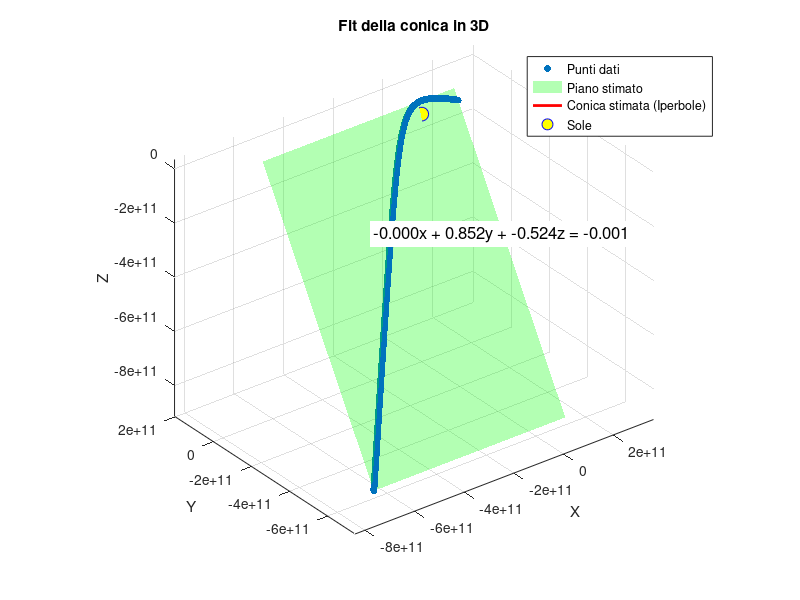
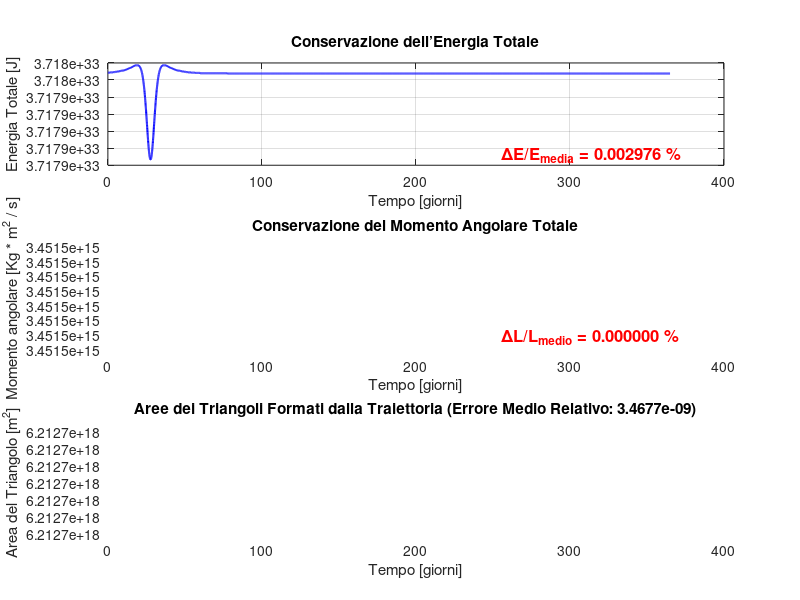
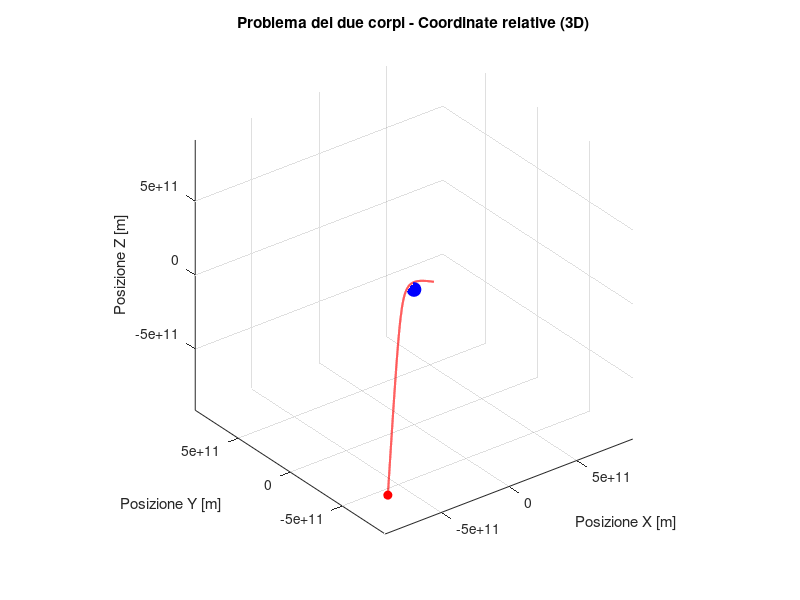

The MATLAB script that drew these images, in order:
clear; clc; close all;
format short e

%% ====Condizioni Iniziali====

% Sistema Sole - Terra
%m1 = 1.989e30;          % Massa del Sole [kg]
%m2 = 5.972e24;          % Massa della Terra [kg]
%r = [1.47e11; 0; 0];    % Posizione iniziale in 3D [m]
%v = [0; 30.29e3; 0];    % Velocità iniziale in 3D [m/s]

%m1 = 1.989e30;          % Massa del Sole [kg]
%m2 = 5.972e24;
%r = [1.47e11; 0; 0];    % Posizione iniziale in 3D [m]
%v = [-5e3; 12.3e3; 2e3];    % Velocità iniziale in 3D [m/s]

m1 = 1.989e30;          % Massa del Sole [kg]
m2 = 5.972e24;
r = [1.47e11; 0; 0];    % Posizione iniziale in 3D [m]
v = [-5e4; 12.3e3; 2e4];    % Velocità iniziale in 3D [m/s]

%% ====Costanti fisiche e parametri globali====
G = 6.67430e-11;    % Costante gravitazionale [m^3 kg^-1 s^-2]
M = m1 + m2;        % Massa totale
mu = (m1 * m2) / M; % Massa ridotta



% Parametri di simulazione
t_max = 365 * 24 * 3600;        % Tempo totale [s] (Ad esempio qui un anno terrestre) 
dt = 3600;                       % Passo temporale [s]
N = floor(t_max / dt);          % Numero di passi

% Inizializzazione delle variabili
r_traj = zeros(3, N);
E_tot = zeros(1, N);
L_tot = zeros(1, N);
a = -G * M * r / norm(r)^3;     % Computa l'accelerazione iniziale

%% ======= SIMULAZIONE =========
disp('Inizio della simulazione...');
tic;

for i = 1:N
    r_traj(:, i) = r;                   % Salva la posizione attuale
    r = r + v * dt + 0.5 * a * dt^2;    % Aggiorna posizione
    a_new = -G * M * r / norm(r)^3;     % Calcola accelerazione nel nuovo punto    
    v = v + 0.5 * (a + a_new) * dt;     % Aggiorna velocità con la nuova accelerazione    
    a = a_new;                          % Aggiorna il vettore accelerazione

    T = 0.5 * mu * norm(v)^2;           % Calcola energia totale
    U = -G * M * mu / norm(r);
    E_tot(i) = T + U;
    L_tot(i) = norm(cross(r,v));
end

sim_time = toc;
disp(['Simulazione completata in ', num2str(sim_time), ' secondi.']);

% Inizializzazione array per le aree dei triangoli
area_triangoli = zeros(1, N-1); % Un triangolo per ogni coppia di punti consecutivi

% Calcolo delle aree dei triangoli
for i = 1:N-1
    % Due punti consecutivi della traiettoria
    r1 = r_traj(:, i);
    r2 = r_traj(:, i+1);

    % Calcolo del prodotto vettoriale
    cross_prod = cross(r1, r2);

    % Calcolo dell'area del triangolo
    area_triangoli(i) = 0.5 * norm(cross_prod);
end
var_relativa_area = 100 * (max(area_triangoli) - min(area_triangoli)) / mean(area_triangoli);

%% ======= Calcolo della conica con il miglior fit =======
disp('Calcolo della conica con il miglior fit');
tic;

% Caricamento delle posizioni della traiettoria simulata
x = r_traj(1, :);
y = r_traj(2, :);
z = r_traj(3, :);

%PCA per trovare il piano
xyz = [x; y; z]';               % Matrice delle posizioni
xyz_mean = mean(xyz, 1);        % Centro della traiettoria
xyz_centered = xyz - xyz_mean;  % Centra i dati

plane_vectors = pca(xyz_centered);      

% Base ortonormale del piano
plane_x = plane_vectors(:,1);  % Primo autovettore (direzione principale)
plane_y = plane_vectors(:,2);  % Secondo autovettore
plane_normal = plane_vectors(:,3);  % Normale al piano

% Proiezione dei punti sul piano
proj_x = xyz_centered * plane_x;
proj_y = xyz_centered * plane_y; 

% Fit della conica in 2D
M = [proj_x.^2, proj_x .* proj_y, proj_y.^2, proj_x, proj_y, ones(size(proj_x))];   % Matrice con termini quadratici, lineari e costanti presi a partire dalle coordinate nel piano
[~, ~, V] = svd(M, 0);                                                              % Decomposizione ai valori singolari
params = V(:, end);                                                                 % L'ultima colonna di V è la soluzione ottimale

A = params(1);  %Parametri della conica A*x'^2 + B*x'*y' + C*y'^2 +  D*x' + E*y' + F
B = params(2);
C = params(3);
D = params(4);
E = params(5);
F = params(6);

% Calcolo una serie di punti della conica in coordinate 2D
theta = linspace(0, 2*pi, 200); % Angoli per la parametrizzazione
cos_t = cos(theta);
sin_t = sin(theta);

% Creiamo una griglia di punti per il plot della conica
[X_plot, Y_plot] = meshgrid(linspace(min(proj_x), max(proj_x), 100), linspace(min(proj_y), max(proj_y), 100));

% Equazione della conica
Z_plot = A * X_plot.^2 + B * X_plot .* Y_plot + C * Y_plot.^2 + D * X_plot + E * Y_plot + F;

% Troviamo i punti (x', y') che soddisfano la conica (livello Z = 0)
contour_pts = contourc(X_plot(1,:), Y_plot(:,1), Z_plot, [0 0]);
contour_pts = contour_pts(:, 2:end); % Rimuoviamo il primo valore (header di contourc)
proj_x_conic = contour_pts(1, :);
proj_y_conic = contour_pts(2, :);

% Riporta i punti nel sistema di riferimento originale
conic_3D = xyz_mean' + plane_x * proj_x_conic + plane_y * proj_y_conic;

%Determino il tipo di conica
discriminante = B^2 - 4 * A * C;
if discriminante < 0
    conic_type = 'Ellisse';
elseif discriminante == 0
    conic_type = 'Parabola';
else
    conic_type = 'Iperbole';
end

% Calcolo dell'eccentricità
if discriminante < 0
    % Per un'ellisse, i semi-assi a e b sono legati ai coefficienti A, B, C.
    M_conica = [A B/2; B/2 C];
    eig_values = eig(M_conica);
    
    % I semi-assi sono le radici degli autovalori
    a = sqrt(1 / max(eig_values));  % Semi-asse minore
    b = sqrt(1 / min(eig_values));  % Semi-asse maggiore
    
    % Calcoliamo la distanza dei fuochi dal centro
    c = sqrt(b^2 - a^2);
    
    % Calcoliamo l'eccentricità
    eccentricity = sqrt(1 - (b^2 / a^2));
    conic_type = strcat(conic_type , ', e = ' , string(eccentricity));
    disp(strcat('La traiettoria è un-ellisse con eccentricità e= ', string(eccentricity) ))

    % Coordinate dei fuochi nel sistema 2D
    F1_2D = c * plane_vectors(:,1);
    F2_2D = -c * plane_vectors(:,1);

    % Ricostruiamo le coordinate originali 3D dai punti proiettati
    F1_3D = xyz_mean' + (plane_x./norm(plane_x)) * F1_2D(1) + (plane_y./norm(plane_y)) * F1_2D(2);
    F2_3D = xyz_mean' + (plane_x./norm(plane_x)) * F2_2D(1) + (plane_y./norm(plane_y)) * F2_2D(2);

    % Calcola il raggio medio
    distanze = sqrt(sum(r_traj.^2, 1));
    distanza_media = mean(distanze);
    focus_error = 100 * min(norm(F1_3D), norm(F2_3D)) / distanza_media;
    disp(strcat('Il raggio medio dell-orbita è:', string(distanza_media), ' metri'))
    disp(strcat('La distanza tra il fuoco simulato e quello teorico è il:', string(focus_error), '% del raggio medio'));

else
    F1_3D = [NaN, NaN, NaN];
    F2_3D = [NaN, NaN, NaN];
end

% Plot
figure;
hold on;
grid on;
axis equal;

% Scatter dei punti originali
scatter3(x, y, z, 25, 'bo', 'filled');

% Disegno del piano trovato
[X_plane, Y_plane] = meshgrid(linspace(min(x), max(x), 20), linspace(min(y), max(y), 20));
Z_plane = (-plane_normal(1) * (X_plane - xyz_mean(1)) - plane_normal(2) * (Y_plane - xyz_mean(2))) / plane_normal(3) + xyz_mean(3);
surf(X_plane, Y_plane, Z_plane, 'FaceAlpha', 0.3, 'EdgeColor', 'none', 'FaceColor', 'g'); % Piano semi-trasparente

plot3(conic_3D(1, :), conic_3D(2, :), conic_3D(3, :), 'r', 'LineWidth', 2);                 %Plot della conica

plot3(0, 0, 0, 'bo', 'MarkerSize', 10, 'MarkerFaceColor', 'y');                             % Corpo principale

% Plot dei fuochi in verde
plot3(F1_3D(1), F1_3D(2), F1_3D(3), 'go', 'MarkerSize', 5, 'MarkerFaceColor', 'g');
plot3(F2_3D(1), F2_3D(2), F2_3D(3), 'go', 'MarkerSize', 5, 'MarkerFaceColor', 'g');


xlabel('X');
ylabel('Y');
zlabel('Z');
title('Fit della conica in 3D');
if discriminante < 0 && focus_error < 10
    legend('Punti dati', 'Piano stimato', strcat('Conica stimata (', conic_type, ')'), 'Sole', strcat('Fuochi stimati. Errore rispetto al raggio:', string(focus_error), '%' ));
else
    legend('Punti dati', 'Piano stimato', strcat('Conica stimata (', conic_type, ')'), 'Sole');
end
view(3);

sim_time = toc;
disp(['Conica calcolata in  ', num2str(sim_time), ' secondi.']);

% Equazione del piano
plane_eq = sprintf('%.3fx + %.3fy + %.3fz = %.3f', ...
    plane_normal(1), plane_normal(2), plane_normal(3), ...
    dot(plane_normal, xyz_mean));

text(min(x), min(y), max(z), plane_eq, 'FontSize', 12, 'Color', 'k', 'BackgroundColor', 'w');
%text(max(x), min(y), max(z), strcat('Fuoco 1 in ', string(F1_3D)), 'FontSize', 12, 'Color', 'k', 'BackgroundColor', 'w');
%text(min(x), max(y), max(z), strcat('Fuoco 2 in ', string(F2_3D)), 'FontSize', 12, 'Color', 'k', 'BackgroundColor', 'w');

%% ======= Plot energia totale, momento angolare e area dei triangoli=======
figure
subplot(3,1,1);
h_energy = plot((0:N-1) * dt / (24 * 3600), E_tot, 'b', 'LineWidth', 1.5);
xlabel('Tempo [giorni]');
ylabel('Energia Totale [J]');
title('Conservazione dell’Energia Totale');
grid on;

% Calcola la variazione relativa dell'energia
delta_E_rel = 100 * (max(E_tot) - min(E_tot)) / mean(E_tot);
text(N * dt / (24 * 3600) * 0.7, min(E_tot) + 0.05 * (max(E_tot) - min(E_tot)), sprintf('\\DeltaE/E_{media} = %.6f %%', delta_E_rel), 'FontSize', 12, 'Color', 'r', 'FontWeight', 'bold');
if norm(delta_E_rel) > 2
    disp('========================')
    disp('WARNING! La variazione percentuale di energia è maggiore del 2% attorno alla media.')
    disp('La simulazione potrebbe essere inaffidabile!')
    disp('========================')

end


subplot(3,1,2);
h_momentum = plot((0:N-1) * dt / (24 * 3600), L_tot, 'b', 'LineWidth', 1.5);
xlabel('Tempo [giorni]');
ylabel('Momento angolare [Kg * m^2 / s]');
title('Conservazione del Momento Angolare Totale');
grid on;

% Calcola la variazione relativa del momento
delta_L_rel = 100 * (max(L_tot) - min(L_tot)) / mean(L_tot);
text(N * dt / (24 * 3600) * 0.7, min(L_tot) + 0.05 * (max(L_tot) - min(L_tot)), sprintf('\\DeltaL/L_{medio} = %.6f %%', delta_L_rel), 'FontSize', 12, 'Color', 'r', 'FontWeight', 'bold');


% ======= Plot aree dei triangoli =======
subplot(3,1,3);
plot((1:N-1) * dt / (24 * 3600), area_triangoli, 'g', 'LineWidth', 1.5);
xlabel('Tempo [giorni]');
ylabel('Area del Triangolo [m^2]');
title(['Aree dei Triangoli Formati dalla Traiettoria (Errore Medio Relativo: ', num2str(var_relativa_area), ')']);
grid on;

%% ======= ANIMAZIONE =========
disp('Avvio dell''animazione...');

figure;
hold on;
set(gcf, 'Units', 'normalized', 'OuterPosition', [0 0 1 1]);                    % Imposta la finestra a schermo intero
h_orbit = plot3(NaN, NaN, NaN, 'r', 'LineWidth', 1.5);                          % Linea dell'orbita
h_body = plot3(0, 0, 0, 'bo', 'MarkerSize', 10, 'MarkerFaceColor', 'b');        % Corpo principale
h_point = plot3(NaN, NaN, NaN, 'ro', 'MarkerSize', 6, 'MarkerFaceColor', 'r');  % Corpo secondario
grid on;
axis equal;

% Determina i limiti degli assi basati sulla traiettoria massima
max_r = max(max(abs(r_traj), [], 2));
xlim([-max_r, max_r]);
ylim([-max_r, max_r]);
zlim([-max_r, max_r]);

xlabel('Posizione X [m]');
ylabel('Posizione Y [m]');
zlabel('Posizione Z [m]');
title('Problema dei due corpi - Coordinate relative (3D)');
view(3);

% Animazione della traiettoria in 3D
for i = 1:N
    set(h_orbit, 'XData', r_traj(1, 1:i), 'YData', r_traj(2, 1:i), 'ZData', r_traj(3, 1:i));    % Aggiorna l'orbita
    set(h_point, 'XData', r_traj(1, i), 'YData', r_traj(2, i), 'ZData', r_traj(3, i));          % Aggiorna la posizione del corpo secondario
    pause(0.0);                                                                                 % Pausa per creare l'effetto animato
end

disp('Animazione completata.');
